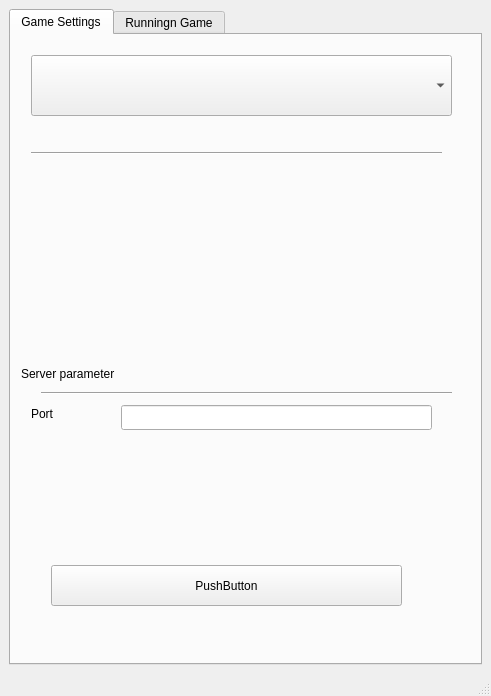
<?xml version="1.0" encoding="UTF-8"?>
<ui version="4.0">
 <class>MainWindow</class>
 <widget class="QMainWindow" name="MainWindow">
  <property name="geometry">
   <rect>
    <x>0</x>
    <y>0</y>
    <width>491</width>
    <height>696</height>
   </rect>
  </property>
  <property name="windowTitle">
   <string>MainWindow</string>
  </property>
  <widget class="QWidget" name="centralwidget">
   <layout class="QHBoxLayout" name="horizontalLayout">
    <item>
     <widget class="QTabWidget" name="mainTab">
      <property name="currentIndex">
       <number>0</number>
      </property>
      <widget class="QWidget" name="tabRegole">
       <attribute name="title">
        <string>Game Settings</string>
       </attribute>
       <widget class="QComboBox" name="comboBox">
        <property name="geometry">
         <rect>
          <x>20</x>
          <y>20</y>
          <width>421</width>
          <height>61</height>
         </rect>
        </property>
       </widget>
       <widget class="Line" name="line">
        <property name="geometry">
         <rect>
          <x>20</x>
          <y>110</y>
          <width>411</width>
          <height>16</height>
         </rect>
        </property>
        <property name="orientation">
         <enum>Qt::Horizontal</enum>
        </property>
       </widget>
       <widget class="Line" name="line_3">
        <property name="geometry">
         <rect>
          <x>30</x>
          <y>350</y>
          <width>411</width>
          <height>16</height>
         </rect>
        </property>
        <property name="orientation">
         <enum>Qt::Horizontal</enum>
        </property>
       </widget>
       <widget class="QLabel" name="label">
        <property name="geometry">
         <rect>
          <x>10</x>
          <y>330</y>
          <width>131</width>
          <height>17</height>
         </rect>
        </property>
        <property name="text">
         <string>Server parameter</string>
        </property>
       </widget>
       <widget class="QLineEdit" name="lineEdit">
        <property name="geometry">
         <rect>
          <x>110</x>
          <y>370</y>
          <width>311</width>
          <height>25</height>
         </rect>
        </property>
       </widget>
       <widget class="QLabel" name="label_2">
        <property name="geometry">
         <rect>
          <x>20</x>
          <y>370</y>
          <width>70</width>
          <height>17</height>
         </rect>
        </property>
        <property name="text">
         <string>Port</string>
        </property>
       </widget>
       <widget class="QPushButton" name="pushButton">
        <property name="geometry">
         <rect>
          <x>40</x>
          <y>530</y>
          <width>351</width>
          <height>41</height>
         </rect>
        </property>
        <property name="text">
         <string>PushButton</string>
        </property>
       </widget>
      </widget>
      <widget class="QWidget" name="tabSettings">
       <attribute name="title">
        <string>Runningn Game</string>
       </attribute>
       <widget class="QListView" name="listView">
        <property name="geometry">
         <rect>
          <x>10</x>
          <y>30</y>
          <width>451</width>
          <height>321</height>
         </rect>
        </property>
       </widget>
       <widget class="QLabel" name="label_3">
        <property name="geometry">
         <rect>
          <x>10</x>
          <y>10</y>
          <width>141</width>
          <height>17</height>
         </rect>
        </property>
        <property name="text">
         <string>Giocatori Connessi</string>
        </property>
       </widget>
       <widget class="QPlainTextEdit" name="plainTextEdit">
        <property name="geometry">
         <rect>
          <x>10</x>
          <y>500</y>
          <width>451</width>
          <height>101</height>
         </rect>
        </property>
       </widget>
       <widget class="QLabel" name="label_4">
        <property name="geometry">
         <rect>
          <x>10</x>
          <y>470</y>
          <width>70</width>
          <height>17</height>
         </rect>
        </property>
        <property name="text">
         <string>Messaggi</string>
        </property>
       </widget>
       <widget class="QPushButton" name="pushButton_2">
        <property name="geometry">
         <rect>
          <x>10</x>
          <y>360</y>
          <width>441</width>
          <height>26</height>
         </rect>
        </property>
        <property name="text">
         <string>PushButton</string>
        </property>
       </widget>
      </widget>
     </widget>
    </item>
   </layout>
  </widget>
  <widget class="QMenuBar" name="menubar">
   <property name="geometry">
    <rect>
     <x>0</x>
     <y>0</y>
     <width>491</width>
     <height>23</height>
    </rect>
   </property>
  </widget>
  <widget class="QStatusBar" name="statusbar"/>
 </widget>
 <resources/>
 <connections/>
</ui>
